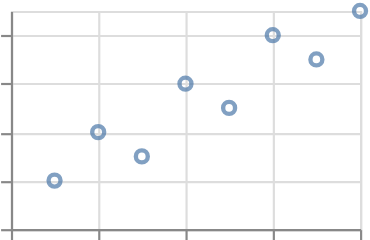

Express this chart as Vega-Lite.
### Vega-Lite specification from a JSON file in a GitHub repository (floating-point values rounded to 4 significant figures)
{"$schema": "https://vega.github.io/schema/vega-lite/v6.json", "padding": 5, "autosize": "none", "data": {"name": "table", "values": [{"c": "A", "g": "p", "x": 1, "y": 2, "v": 5, "t": "2024-01-15", "o": {"v": 3}, "IMDB Rating": 6.1, "d": "x1"}, {"c": "B", "g": "q", "x": 2, "y": 4, "v": 9, "t": "2024-02-20", "o": {"v": 7}, "IMDB Rating": 7.4, "d": "x2"}, {"c": "A", "g": "q", "x": 3, "y": 3, "v": 2, "t": "2024-03-05", "o": {"v": 1}, "IMDB Rating": 5.2, "d": "x1"}, {"c": "C", "g": "p", "x": 4, "y": 6, "v": 7, "t": "2024-05-30", "o": {"v": 4}, "IMDB Rating": 8.8, "d": "x3"}, {"c": "B", "g": "p", "x": 5, "y": 5, "v": 4, "t": "2024-07-11", "o": {"v": 9}, "IMDB Rating": 6.9, "d": "x2"}, {"c": "C", "g": "q", "x": 6, "y": 8, "v": 6, "t": "2024-09-02", "o": {"v": 2}, "IMDB Rating": 7.7, "d": "x3"}, {"c": "A", "g": "p", "x": 7, "y": 7, "v": 8, "t": "2024-11-25", "o": {"v": 5}, "IMDB Rating": 4.4, "d": "x1"}, {"c": "B", "g": "q", "x": 8, "y": 9, "v": 3, "t": "2024-12-31", "o": {"v": 8}, "IMDB Rating": 9.1, "d": "x2"}]}, "width": 160, "height": 100, "mark": "point", "encoding": {"x": {"field": "x", "type": "quantitative"}, "y": {"field": "y", "type": "quantitative"}}, "config": {"scale": {"clamp": true}}}
